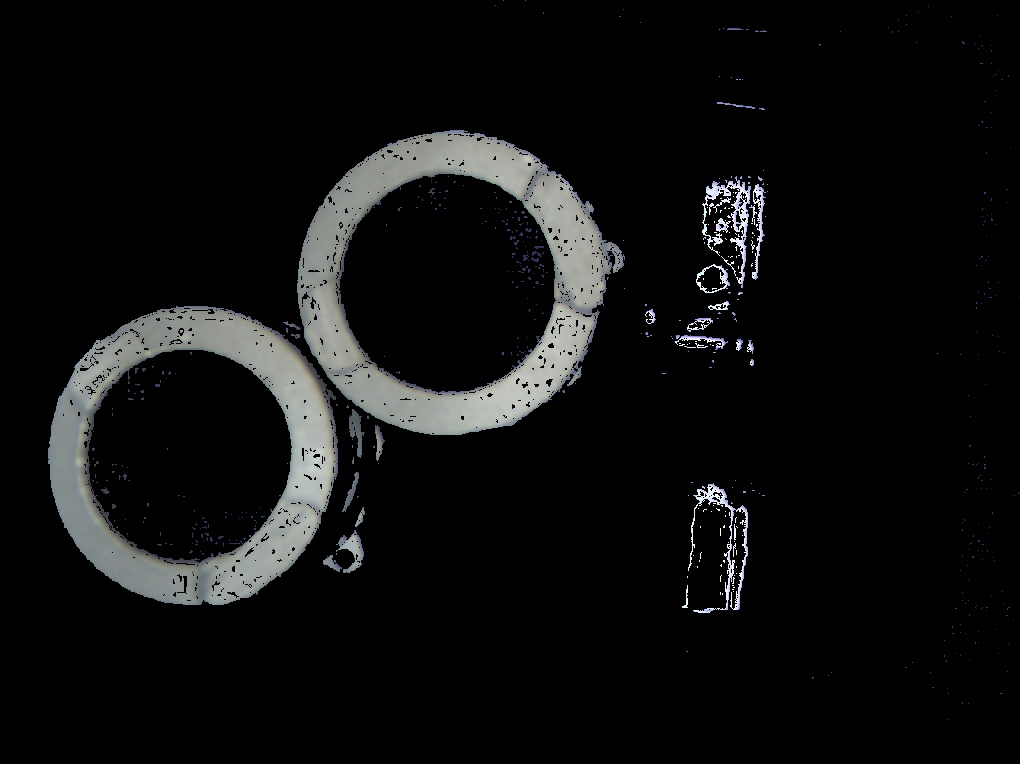
//> input picture VisionMethodRecord/Pictures/watershed/houghtest.jpg, 1020 x 764 px
$ ./Watershed_auto   (built with g++ and OpenCV 4)
//> lines starting //> are read from the running program, lines starting //| are printed output that depends on the picture; after the words box and inside, x2 and y2 are one past the last pixel; in counts of white or black regions, pixels touching at a corner belong together
#include <iostream>
#include <opencv2\opencv.hpp>
using namespace std;

class Watershed_auto
{
public:
	Watershed_auto();
	~Watershed_auto();

	void getImage();
	void threshImage();

	void getForeBackImage();
	void getMarkers();
	void processWatershed();
	void showResult();

private:
	cv::Mat srcimage;
	cv::Mat threshed_image;
	cv::Mat fore_image;
	cv::Mat back_image;
	cv::Mat unsure_image;

	cv::Mat markers;

	double maxmark;
};

Watershed_auto::Watershed_auto():
	back_image(cv::Mat(cv::Size(), CV_32FC1)),
	fore_image(cv::Mat(cv::Size(), CV_32FC1))
{

}

Watershed_auto::~Watershed_auto()
{

}

void Watershed_auto::getImage()
{
	//srcimage = cv::imread("Pictures//watershed//water_coins.jpg", CV_LOAD_IMAGE_COLOR);
	srcimage = cv::imread("Pictures//watershed//houghtest.jpg", CV_LOAD_IMAGE_COLOR);
//> srcimage is the input picture: 764 rows x 1020 cols, CV_8UC3; mean B, G, R 15.4, 15.4, 15
	//imshow("srcimage", srcimage);
	//cv::waitKey(0);
}

void Watershed_auto::threshImage()
{
	cv::Mat srcimage_gray;
	cv::cvtColor(srcimage, srcimage_gray, CV_RGB2GRAY);
	threshed_image = cv::Mat(srcimage.size(), CV_8UC1);
	//cv::threshold(srcimage_gray, threshed_image, 0, 255, CV_THRESH_BINARY_INV | CV_THRESH_OTSU);
	cv::threshold(srcimage_gray, threshed_image, 0, 255, CV_THRESH_BINARY| CV_THRESH_OTSU);
//> threshed_image: 764 rows x 1020 cols, CV_8UC1; 9.6% white; 217 white regions (186 under 20 px), largest, box (x1, y1, x2, y2) and area: (297, 130, 625, 435) 35896, (48, 306, 338, 605) 32733, (702, 176, 751, 288) 1242
	cv::namedWindow("threshed_image", CV_WINDOW_AUTOSIZE);
	imshow("threshed_image", threshed_image);
	cv::waitKey(0);
}

void Watershed_auto::getForeBackImage()
{
	int morph_elem = 2;				//Element:\n 0: Rect - 1: Cross - 2: Ellipse
	int morph_size = 1;
	int morph_operation = 0;		//0: Opening - 1: Closing \n 2: Gradient - 3: Top Hat \n 4: Black Hat
	cv::Mat element = cv::getStructuringElement(morph_elem, cv::Size(2 * morph_size + 1, 2 * morph_size + 1), cv::Point(morph_size, morph_size));
	cv::Mat opening;
	//cv::morphologyEx(threshed_image, opening, morph_operation, element, cv::Point(-1, -1), 2);
	cv::erode(threshed_image, opening, element);
//> opening: 764 rows x 1020 cols, CV_8UC1; 8% white; 163 white regions (138 under 20 px), largest, box (x1, y1, x2, y2) and area: (298, 131, 621, 434) 31125, (49, 307, 337, 604) 28897, (339, 535, 363, 560) 280
	cv::namedWindow("opening", CV_WINDOW_AUTOSIZE);
	imshow("opening", opening);
	cv::waitKey(0);

	cv::dilate(threshed_image, back_image, element, cv::Point(-1, -1), 3);
//> back_image: 764 rows x 1020 cols, CV_8UC1; 12.9% white; 40 white regions (2 under 20 px), largest, box (x1, y1, x2, y2) and area: (45, 127, 628, 608) 82768, (693, 173, 771, 303) 6522, (684, 480, 751, 616) 4558
	cv::namedWindow("back_image", CV_WINDOW_AUTOSIZE);
	imshow("back_image", back_image);
	cv::waitKey(0);

	cv::Mat distance;
	cv::distanceTransform(opening, distance, CV_DIST_L2, 5);
	double maxdistance;
	cv::minMaxLoc(distance, NULL, &maxdistance);
//> maxdistance = 19.38
	//归一化
	cv::Mat distance_copy = distance.clone();
	distance_copy.convertTo(distance_copy, CV_8UC1);
	//cout << distance_copy;
	int nChannels = distance_copy.channels();
//> nChannels = 1
	int nRows = distance_copy.rows;
//> nRows = 764
	int nCols = distance_copy.cols;
//> nCols = 1020
	uchar *p;				//指代distance_copy的行指针

	for (int i = 0; i < nRows; i++)
	{
		for (int j = 0; j < nCols; j++)
		{
			p = distance_copy.ptr<uchar>(i);
			p[j*nChannels] = p[j*nChannels] / maxdistance * 255;
		}
	}
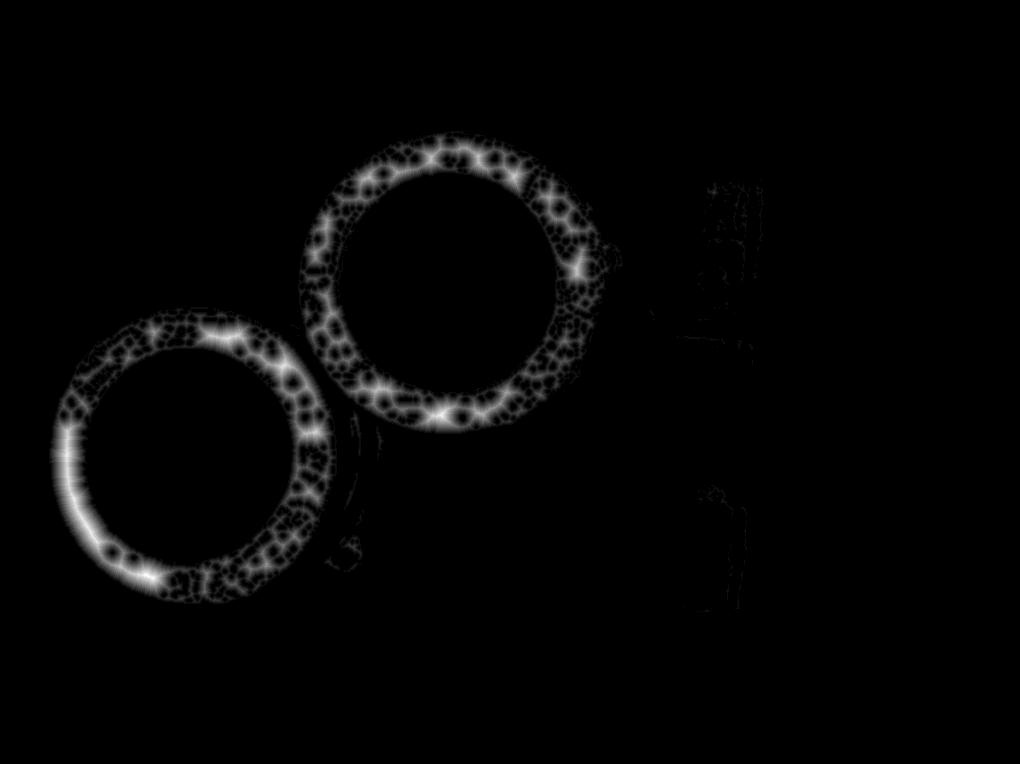
//> distance_copy: 764 rows x 1020 cols, CV_8UC1; min 0, max 249, mean 4.7

	cv::namedWindow("distance_copy", CV_WINDOW_AUTOSIZE);
	imshow("distance_copy", distance_copy);		//sykfix: 做归一化？


	cv::waitKey(0);


	cout << maxdistance;
//| 19.3845
	cv::threshold(distance, fore_image, 0.05*maxdistance, 255, 0);
	//cv::threshold(distance, fore_image, 0.7*maxdistance, 255, 0);
	cv::namedWindow("fore_image", CV_WINDOW_AUTOSIZE);
	imshow("fore_image", fore_image);
	cv::waitKey(0);

	fore_image.convertTo(fore_image, CV_8UC1);
	back_image.convertTo(back_image, CV_8UC1);
	cv::subtract(back_image, fore_image, unsure_image);
//> unsure_image: 764 rows x 1020 cols, CV_8UC1; 4.9% white; 313 white regions (173 under 20 px), largest, box (x1, y1, x2, y2) and area: (45, 127, 628, 608) 10452, (693, 173, 771, 303) 5824, (684, 480, 751, 616) 4243
	cv::namedWindow("unsure_image", CV_WINDOW_AUTOSIZE);
	imshow("unsure_image", unsure_image);
	cv::waitKey(0);
}

void Watershed_auto::getMarkers()
{
	cv::connectedComponents(fore_image, markers);
//> markers: 764 rows x 1020 cols, CV_32SC1; 164 distinct labels, from 0 to 163
	markers = markers + 1;
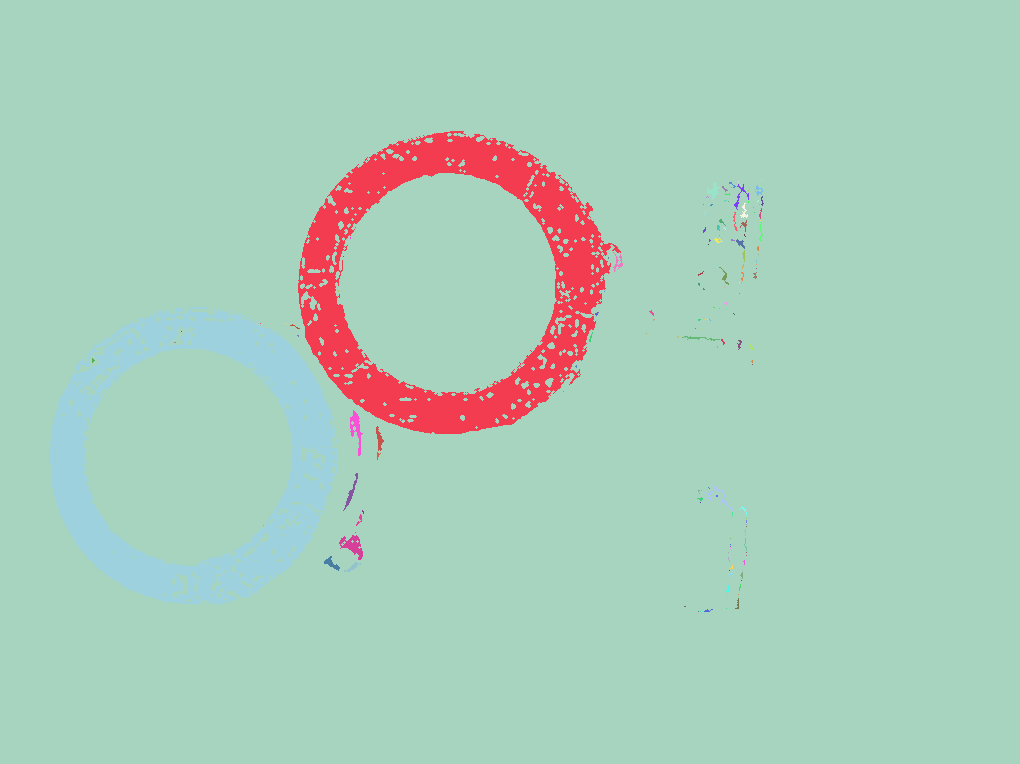
//> markers: 764 rows x 1020 cols, CV_32SC1; 164 distinct labels, from 1 to 164; one colour per label, 0 black
	markers.convertTo(markers, CV_32S);
	unsure_image.convertTo(unsure_image, CV_32S);
	cv::minMaxLoc(markers, NULL, &maxmark);
//> maxmark = 164

	int nChannels = markers.channels();
//> nChannels = 1
	int nRows = markers.rows;
//> nRows = 764
	int nCols = markers.cols;
//> nCols = 1020

	int Channels = unsure_image.channels();
//> Channels = 1
	int Rows = unsure_image.rows;
//> Rows = 764
	int Cols = unsure_image.cols;
//> Cols = 1020
	int *p;				//指代markers的行指针
	const int *q;		//指代unsure_image的行指针

	int index = 0;		//用于记录三通道的末下标

	for (int i = 0; i < nRows; i++)
	{
		for (int j = 0; j < nCols; j++)
		{
			p = markers.ptr<int>(i);
			q = unsure_image.ptr<int>(i);
			//LOG(TRACE) << (int)(q[j*nChannels]);
			if (q[j*nChannels] != 0)
				p[j*nChannels] = 0;
		}

	}
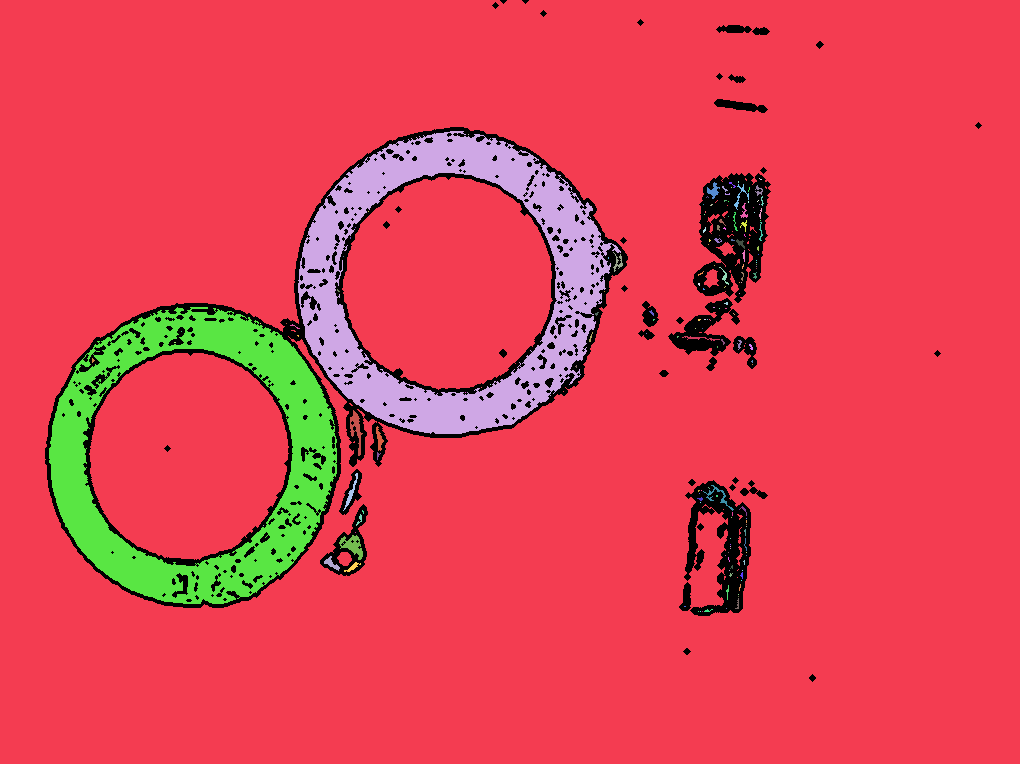
//> markers: 764 rows x 1020 cols, CV_32SC1; 165 distinct labels, from 0 to 164; one colour per label, 0 black

	cout << maxmark;
//| 164
	//markers(unsure_image) = 0;
}

void Watershed_auto::processWatershed()
{
	watershed(srcimage, markers);
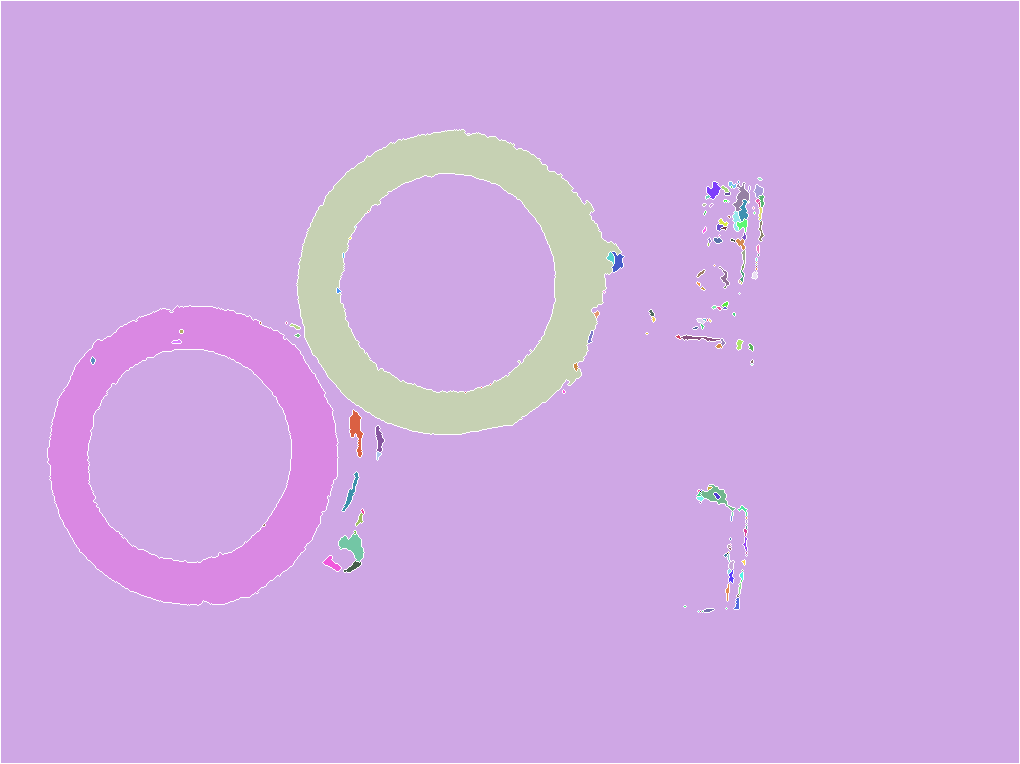
//> markers: 764 rows x 1020 cols, CV_32SC1; 166 distinct labels, from -1 to 164; one colour per label, 0 black, -1 white
}

void Watershed_auto::showResult()
{
	vector<cv::Vec3b> colorTab;  // 随机生成几种颜色
	cv::Mat markers_copy;
	markers.copyTo(markers_copy);
	for (int i = 0; i < maxmark; i++)
	{
		int b = cv::theRNG().uniform(0, 255);
		int g = cv::theRNG().uniform(0, 255);
		int r = cv::theRNG().uniform(0, 255);

		colorTab.push_back(cv::Vec3b((uchar)b, (uchar)g, (uchar)r));
	}
//> after the loop, colorTab = 164 items, first 12: [91, 2, 79], [179, 52, 205], [236, 8, 181], [239, 26, 248], [207, 218, 45], [183, 158, 101], [102, 18, 118], [68, 210, 139], [198, 207, 211], [181, 162, 197], [191, 196, 40], [7, 243, 230]

	cv::Mat resImage = cv::Mat(srcimage.size(), CV_8UC3);  // 声明一个最后要显示的图像
	for (int i = 0; i < markers.rows; i++)
	{
		for (int j = 0; j < markers.cols; j++)
		{	// 根据经过watershed处理过的maskWaterShed来绘制每个区域的颜色
			int index = markers.at<int>(i, j);  // 这里的maskWaterShed是经过watershed处理的
			if (index == -1)					// 区域间的值被置为-1（边界）
				resImage.at<cv::Vec3b>(i, j) = cv::Vec3b(255, 255, 255);
			else if (index <= 0 || index > maxmark)  // 没有标记清楚的区域被置为0
				resImage.at<cv::Vec3b>(i, j) = cv::Vec3b(0, 0, 0);
			else  // 其他每个区域的值保持不变：1，2，...，contours.size()
				resImage.at<cv::Vec3b>(i, j) = colorTab[index - 1];  // 然后把这些区域绘制成不同颜色
		}
	}
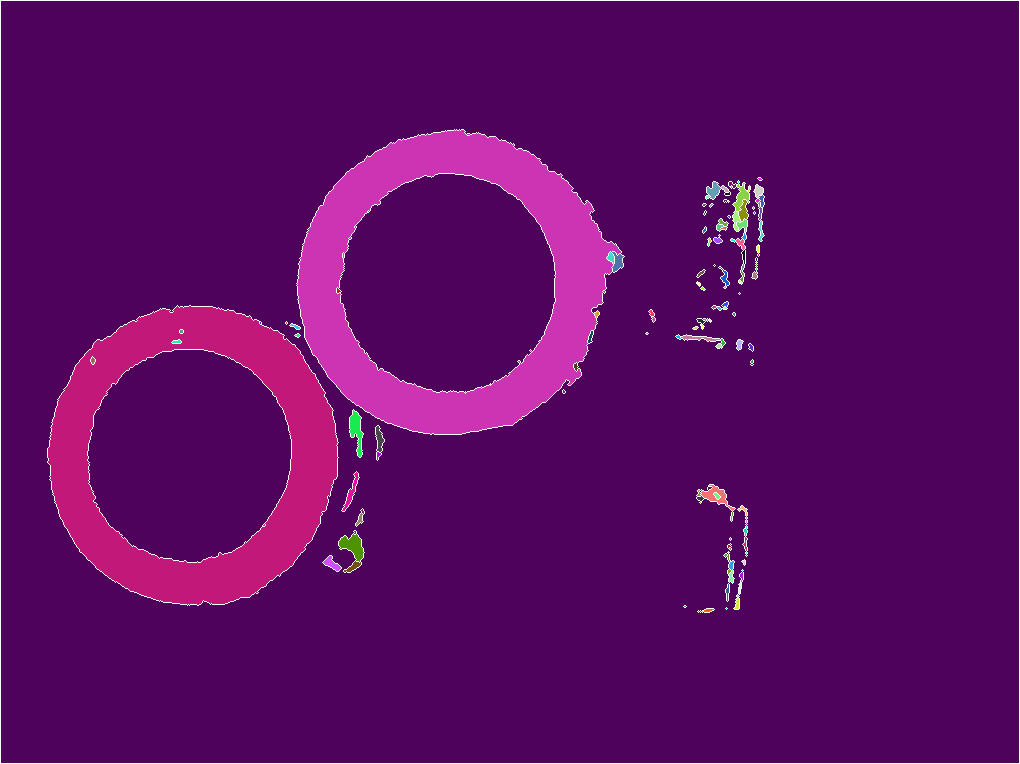
//> resImage: 764 rows x 1020 cols, CV_8UC3; mean B, G, R 98.3, 8.9, 92
	//addWeighted(resImage, 0.3, srcimage, 0.7, 0, resImage);
	cv::namedWindow("result", CV_WINDOW_AUTOSIZE);
	imshow("result", resImage);
	cv::namedWindow("markers", CV_WINDOW_AUTOSIZE);
	imshow("markers", markers);
	cv::waitKey(0);
}

int main()
{
	Watershed_auto watershed_test;
	watershed_test.getImage();
	watershed_test.threshImage();
	watershed_test.getForeBackImage();
	watershed_test.getMarkers();
	watershed_test.processWatershed();
	watershed_test.showResult();
	system("pause");
}
